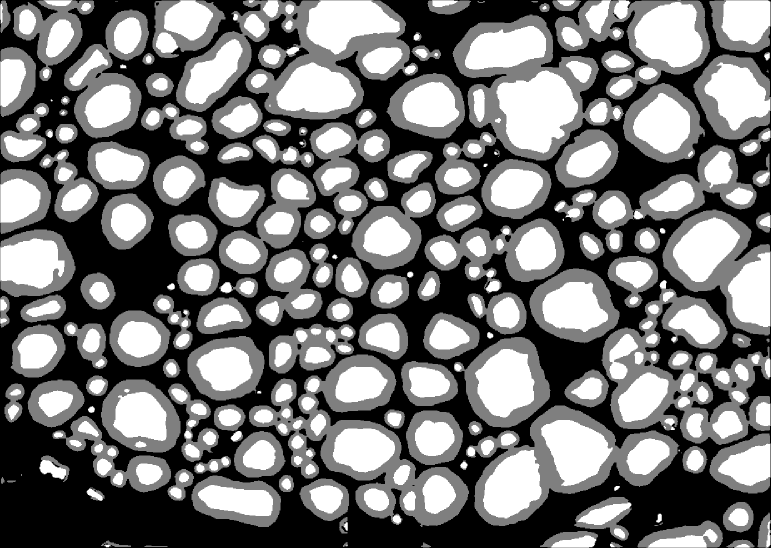
#> input picture AxonDeepSeg/data_test/AxonDeepSeg.png, 1541 x 1096 px, given in place of image_0.jpeg, which was not available (shown at 1/2 size)
$ python -i input_data_nclasses.py   (imports and definitions only)   (older library calls are emulated)
#> lines starting #> are read from the running program, lines starting #| are printed output that depends on the picture; after the words box and inside, x2 and y2 are one past the last pixel; in counts of white or black regions, pixels touching at a corner belong together; pictures that were not available may be replaced by others from this repository, and a replacement may not be noted
from skimage import exposure
from skimage.transform import rescale
from scipy.ndimage.interpolation import map_coordinates
from scipy.ndimage.filters import gaussian_filter
from scipy.misc import imread
from sklearn import preprocessing
from skimage import transform
from scipy import ndimage
import numpy as np
import random
import os
#import matplotlib.pyplot as plt

def extract_patches(img, mask, size):
    """
    :param img: image represented by a numpy-array
    :param mask: groundtruth of the segmentation
    :param size: size of the patches to extract
    :return: a list of pairs [patch, ground_truth] with a very low overlapping.
    """

    h, w = img.shape

    q_h, r_h = divmod(h, size)
    q_w, r_w = divmod(w, size)

    r2_h = size-r_h
    r2_w = size-r_w

    q3_h, r3_h = divmod(r2_h, q_h)
    q3_w, r3_w = divmod(r2_w, q_w)

    patches = []
    pos_x = 0
    while pos_x+size<=h:
        pos_y = 0
        while pos_y+size<=w:
            patch = img[pos_x:pos_x+size, pos_y:pos_y+size]
            patch_gt = mask[pos_x:pos_x+size, pos_y:pos_y+size]
            patches.append([patch,patch_gt])
            pos_y = size + pos_y - q3_w
            if pos_y + size > w :
                pos_y = pos_y - r3_w

        pos_x = size + pos_x - q3_h
        if pos_x + size > h:
            pos_x = pos_x - r3_h
    return patches

#######################################################################################################################
#                                                Data Augmentation                                                    #
#######################################################################################################################
def shifting(patch):
    """
    :param patch: [image,mask]
    :return: random shifting of the pair [image,mask]
    """
    size_shift = 10
    img = np.pad(patch[0],size_shift, mode = "reflect")
    mask = np.pad(patch[1],size_shift, mode = "reflect")
    begin_h = np.random.randint(2*size_shift-1)
    begin_w = np.random.randint(2*size_shift-1)
    shifted_image = img[begin_h:begin_h+256,begin_w:begin_w+256]
    shifted_mask = mask[begin_h:begin_h+256,begin_w:begin_w+256]

    return [shifted_image,shifted_mask]


def rescaling(patch, thresh_indices = [0,0.5]):
    """
    :param patch:  [image,mask]
    :param thresh_indices : list of float in [0,1] : the thresholds for the ground truthes labels.
    :return: random rescaling of the pair [image,mask]

    --- Rescaling reinforces axons size diversity ---
    """

    scale = random.choice([0.5, 0.75, 1.0, 1.5, 2.0])

    if scale == 1.0:
        rescaled_patch = patch

    else :
        image_rescale = rescale(patch[0], scale, preserve_range= True)
        mask_rescale = rescale(patch[1], scale, preserve_range= True)
        s_r = mask_rescale.shape[0]
        q_h, r_h = divmod(256-s_r,2)

        if q_h > 0:
            image_rescale = np.pad(image_rescale,(q_h, q_h+r_h), mode = "reflect")
            mask_rescale = np.pad(mask_rescale,(q_h, q_h+r_h), mode = "reflect")
        else:
            patches = extract_patches(image_rescale, mask_rescale, 256)
            i = np.random.randint(len(patches), size=1)[0]
            image_rescale, mask_rescale = patches[i]

        mask_rescale = np.array(mask_rescale)

        for indice,value in enumerate(thresh_indices[:-1]):
            if np.max(mask_rescale) > 1.001:
                thresh_inf = np.int(255*value)
                thresh_sup = np.int(255*thresh_indices[indice+1])
            else:
                thresh_inf = value
                thresh_sup = thresh_indices[indice+1]

            mask_rescale[(mask_rescale >= thresh_inf) & (mask_rescale < thresh_sup)] = np.mean([value,thresh_indices[indice+1]])

        mask_rescale[(mask_rescale >= thresh_indices[-1])] = 1
        rescaled_patch = [image_rescale.astype(np.uint8), mask_rescale]

    return rescaled_patch


def random_rotation(patch, thresh_indices = [0,0.5]):
    """
    :param patch: [image, mask]
    :param thresh_indices : list of float in [0,1] : the thresholds for the ground truthes labels.
    :return: random rotation of the pair [image,mask]
    """
    img = patch[0]
    mask = patch[1]

    angle = np.random.uniform(5, 89, 1)

    image_rotated = transform.rotate(img, angle, resize = False, mode = 'symmetric',preserve_range=True)
    gt_rotated = transform.rotate(mask, angle, resize = False, mode = 'symmetric', preserve_range=True)

    for indice,value in enumerate(thresh_indices[:-1]):
        if np.max(gt_rotated) > 1.001:
            thresh_inf = np.int(255*value)
            thresh_sup = np.int(255*thresh_indices[indice+1])
        else:
            thresh_inf = value
            thresh_sup = thresh_indices[indice+1]

        gt_rotated[(gt_rotated >= thresh_inf) & (gt_rotated < thresh_sup)] = np.mean([value,thresh_indices[indice+1]])

    gt_rotated[gt_rotated >= thresh_sup] = 1

    return [image_rotated.astype(np.uint8), gt_rotated]


# [69 lines left out: functions elastic_transform, elastic, flipped, not called in this run]


def random_transformation(patch, thresh_indices = [0,0.5]):
    """
    :param patch: [image,mask].
    :param thresh_indices : list of float in [0,1] : the thresholds for the ground truthes labels.
    :return: application of the random transformations to the pair [image,mask].
    """
    patch = shifting(patch)
    """plt.figure(1)
    plt.subplot(2,1,1)
    plt.imshow(patch[0],cmap='gray')
    plt.subplot(2,1,2)
    plt.imshow(patch[1],cmap='gray')
    plt.show()"""
    patch = rescaling(patch, thresh_indices = thresh_indices)

    patch = random_rotation(patch, thresh_indices = thresh_indices)

    patch = elastic(patch, thresh_indices = thresh_indices)

    patch = flipped(patch)

    return patch


#######################################################################################################################
#                                             Input data for the U-Net                                                #
#######################################################################################################################
class input_data:
    """
    Data to feed the learning/testing of the CNN
    """

    def __init__(self, trainingset_path, type = 'train', thresh_indices = [0,0.5]):
        """
        Input:
            trainingset_path : string : path to the trainingset folder containing 2 folders Test and Train
                                    with images and ground truthes.
            type : string 'train' or 'test' : for the network's training.
            thresh_indices : list of float in [0,1] : the thresholds for the ground truthes labels.
        Output:
            None.
        """
        if type == 'train' : # Data for the train
            self.path = trainingset_path+'/Train/'
            self.set_size = len([f for f in os.listdir(self.path) if ('image' in f)])

        if type == 'test': # Data for the test
            self.path = trainingset_path+'/Test/'
            self.set_size = len([f for f in os.listdir(self.path) if ('image' in f)])

        self.size_image = 256
        self.n_labels = 2
        self.batch_start = 0
        self.thresh_indices = thresh_indices

    # [63 lines left out: functions set_batch_start, next_batch, not called in this run]

    def next_batch_WithWeights(self, batch_size = 1, rnd = False, augmented_data = True):
        """
        :param batch_size: number of images per batch to feed the network, 1 image is often enough.
        :param rnd: if True, batch is randomly taken into the training set.
        :param augmented_data: if True, each patch of the batch is randomly transformed with the data augmentation process.
        :return: The triplet [batch_x (data), batch_y (prediction), weights (based on distance to edges)] to feed the network.
        """
#> called with batch_size = 1, rnd = False, augmented_data = True
        batch_x = []
        for i in range(batch_size) :
            if rnd :
                indice = random.choice(range(self.set_size))
            else :
                indice = self.batch_start
                self.batch_start += 1
                if self.batch_start >= self.set_size:
                    self.batch_start= 0

            image = imread(self.path + 'image_%s.jpeg' % indice, flatten=False, mode='L')
#> image is the input picture: shape (1096, 1541); min 0, max 255, mean 120.3
            mask = imread(self.path + 'mask_%s.jpeg' % indice, flatten=False, mode='L')

            if augmented_data:
                [image, mask] = random_transformation([image, mask], thresh_indices = self.thresh_indices)
#> in shifting, `img = np.pad(patch[0],size_shift, mode = "reflect")`:
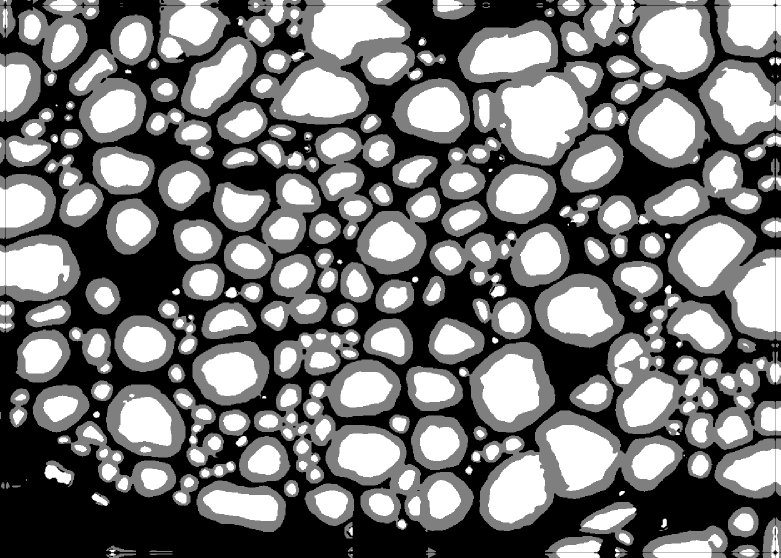
#> img: shape (1116, 1561) (shown at 1/2 size); min 0, max 255, mean 119.7
#> in shifting, `shifted_image = img[begin_h:begin_h+256,begin_w:begin_w+256]`:
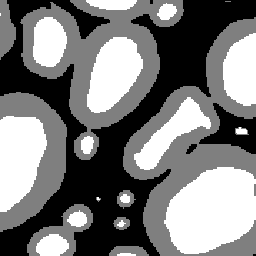
#> shifted_image: shape (256, 256); min 0, max 255, mean 123.1
#> in random_transformation, `patch = shifting(patch)`: patch = 2 items
#> in rescaling, `image_rescale = rescale(patch[0], scale, preserve_range= True)`:
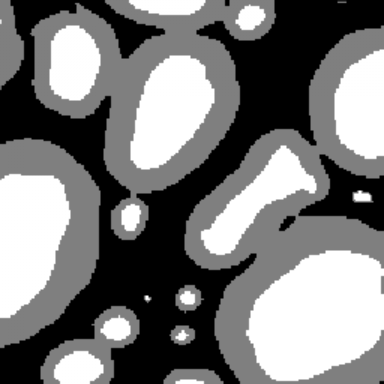
#> image_rescale: shape (384, 384) float64; min 0, max 255, mean 123.1
#> after the loop in extract_patches, `while pos_x+size<=h:`: patches = 4 items; pos_x = 256
#> in rescaling, `patches = extract_patches(image_rescale, mask_rescale, 256)`: patches = 4 items
#> in rescaling, `i = np.random.randint(len(patches), size=1)[0]`: i = 1
#> in rescaling, `image_rescale, mask_rescale = patches[i]`:
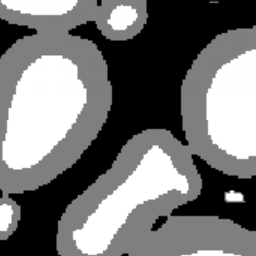
#> image_rescale: shape (256, 256) float64; min 0, max 255, mean 118.3
#> after the loop in rescaling, `for indice,value in enumerate(thresh_indices[:-1]):`:
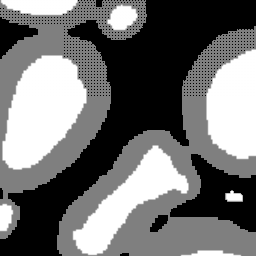
#> mask_rescale: shape (256, 256) float64; min 0.25, max 255, mean 114.6
#> in rescaling, `mask_rescale[(mask_rescale >= thresh_indices[-1])] = 1`:
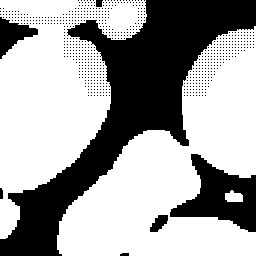
#> mask_rescale: shape (256, 256) float64; values 0.25 (black) and 1 (white), 63.9% white; 690 black regions (683 under 20 px), largest, box (x1, y1, x2, y2) and area: (0, 0, 256, 256) 18623, (170, 154, 256, 232) 3293, (0, 17, 38, 59) 749

            #-----PreProcessing --------
            image = exposure.equalize_hist(image) #histogram equalization
            image = (image - np.mean(image))/np.std(image) #data whitening
            #---------------------------

            to_use = np.asarray(mask)
            to_use[to_use<=np.min(to_use)]=0
            weight = ndimage.distance_transform_edt(to_use)
            weight[weight==0]=np.max(weight)
            w0 = 10
            sigma = 5

            weight = w0*np.exp(-(weight/sigma)**2/2)

            batch_x.append(image)
            if i == 0:
                batch_y = mask.reshape(-1,1)
                weights = weight.reshape(-1,1)
            else:
                batch_y = np.concatenate((batch_y, mask.reshape(-1, 1)), axis=0)
                weights = np.concatenate((weights, weight.reshape(-1, 1)), axis=0)

        n = len(self.thresh_indices)
        batch_y_tot = np.zeros([batch_y.shape[0], n])

        for classe in range(n-1):
            batch_y_tot[:,classe] = (batch_y == np.mean([self.thresh_indices[classe],
                                                             self.thresh_indices[classe+1]]))[:,0]
        batch_y_tot[:,n-1] = (batch_y == 1)[:,0]

        return [np.asarray(batch_x), batch_y_tot.astype(np.uint8), weights]

    def read_batch(self, batch_y, size_batch):
        images = batch_y.reshape(size_batch, self.size_image, self.size_image, self.n_labels)
        return images

#> (the run stopped early here; a loop or call above may not have finished)
